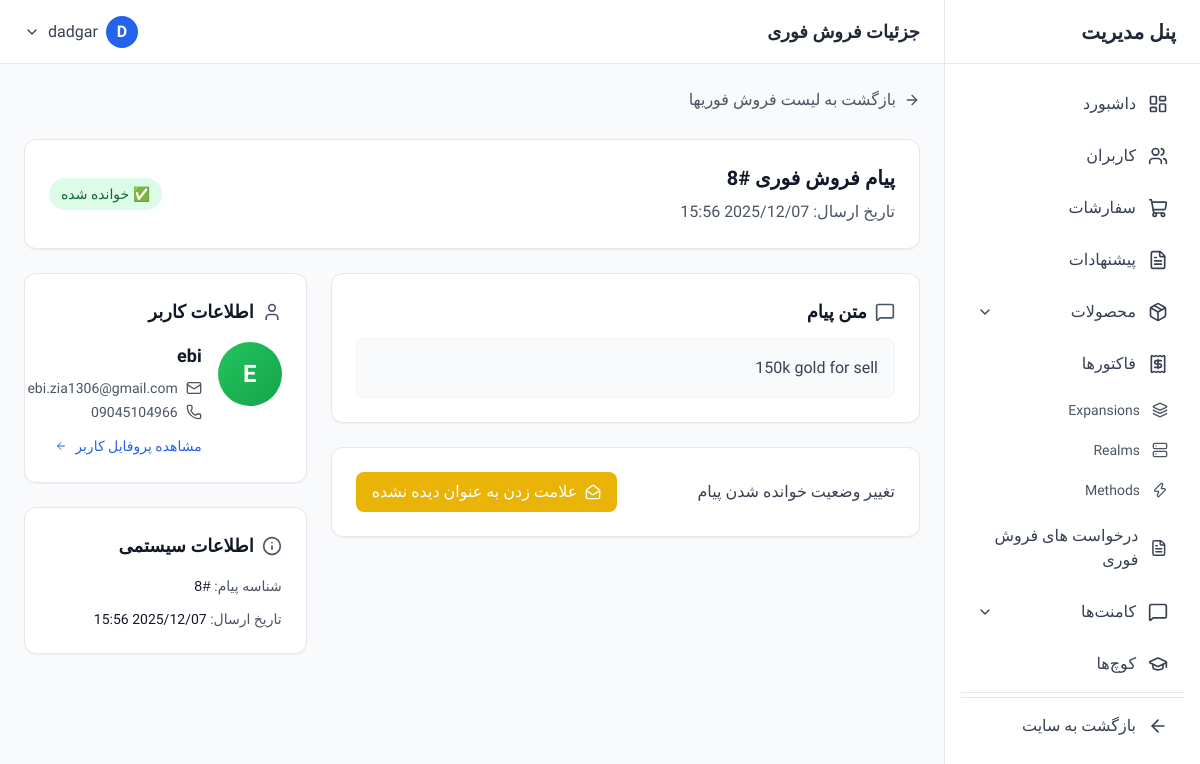
The app's page /dashboard/fastsell/8/ (signed in) with its own data.
### account/models.py (models this page shows, shortened)
class User(AbstractUser):
    email = models.EmailField('Email Address', unique=True)
    phone = models.CharField('Phone Number', max_length=15)
    discord_id = models.CharField('Discord ID', max_length=255)
    last_activation_email_sent = models.DateTimeField(null=True, blank=True)

### core/models.py (models this page shows, shortened)
class FastSell(models.Model):
    user = models.ForeignKey(User, on_delete=models.CASCADE, verbose_name="کاربر")
    text = models.TextField("متن پیام")
    created_at = models.DateTimeField(auto_now_add=True, verbose_name="تاریخ ارسال")
    is_read = models.BooleanField(default=False)

### dashboard/views.py (the view)
# urls.py: path('fastsell/<int:pk>/', views.fastsell_detail, name='fastsell_detail'),
@login_required
@user_passes_test(is_admin)
def fastsell_detail(request, pk):
    fastsell = get_object_or_404(FastSell.objects.select_related('user'), pk=pk)
    context = {
        'fastsell': fastsell,
    }
    return render(request, 'dashboard/fastsell/detail.html', context)

### dashboard/views.py (called while the page is built)
def is_admin(user):
    return user.is_staff or user.is_superuser

### dashboard/templates/dashboard/fastsell/detail.html (shortened to what this page needs)
{% extends 'dashboard/base.html' %}
{% block page_title %}جزئیات فروش فوری{% endblock %}
{% block content %}
<div class="space-y-6">
    <div>
        <a href="{% url 'dashboard:fastsell_list' %}" class="inline-flex items-center gap-2 text-gray-600 hover:text-gray-900 transition-colors">
            <i data-lucide="arrow-right" class="w-4 h-4"></i>
            <span>بازگشت به لیست فروش فوریها</span>
        </a>
    </div>
    <div class="bg-white rounded-xl shadow-sm border border-gray-200 p-6">
        <div class="flex items-center justify-between">
            <div>
                <h3 class="text-xl font-bold text-gray-900 mb-2">پیام فروش فوری #{{ fastsell.pk }}</h3>
                <p class="text-gray-600">تاریخ ارسال: {{ fastsell.created_at|date:"Y/m/d H:i" }}</p>
            </div>
            <div class="text-right">
                <span class="inline-flex items-center px-3 py-1.5 rounded-full text-sm font-medium
                    {% if fastsell.is_read %}bg-green-100 text-green-800
                    {% else %}bg-red-100 text-red-800{% endif %}">
                    {% if fastsell.is_read %}
                        ✅ خوانده شده
                    {% else %}
                        ❌ خوانده نشده (جدید)
                    {% endif %}
                </span>
            </div>
        </div>
    </div>
    <div class="grid grid-cols-1 lg:grid-cols-3 gap-6">
        <div class="lg:col-span-2 space-y-6">
            <div class="bg-white rounded-xl shadow-sm border border-gray-200 p-6">
                <h3 class="text-lg font-semibold text-gray-900 mb-3 flex items-center gap-2">
                    <i data-lucide="message-square" class="w-5 h-5 text-gray-600"></i>
                    متن پیام
                </h3>
                <div class="p-4 bg-gray-50 border border-gray-100 rounded-lg">
                    <p class="text-gray-700 whitespace-pre-wrap leading-relaxed">{{ fastsell.text }}</p>
                </div>
            </div>
            <div class="bg-white rounded-xl shadow-sm border border-gray-200 p-6 flex justify-between items-center">
                <h4 class="font-medium text-gray-700">تغییر وضعیت خوانده شدن پیام</h4>
                <form method="POST" action="{% url 'dashboard:fastsell_toggle_read' pk=fastsell.pk %}">
                    <button type="submit" class="inline-flex items-center gap-2 px-4 py-2 rounded-lg
                        {% if fastsell.is_read %}
                            bg-yellow-500 text-white hover:bg-yellow-600 transition-colors
                        {% else %}
                            bg-green-600 text-white hover:bg-green-700 transition-colors
                        {% endif %}">
                        {% if fastsell.is_read %}
                            <i data-lucide="mail-open" class="w-4 h-4"></i>
                            <span>علامت زدن به عنوان دیده نشده</span>
                        {% else %}
                            <i data-lucide="check-circle" class="w-4 h-4"></i>
                            <span>علامت زدن به عنوان دیده شده</span>
                        {% endif %}
                    </button>
                </form>
            </div>
            </div>
        <div class="space-y-6">
            <div class="bg-white rounded-xl shadow-sm border border-gray-200 p-6">
                <h3 class="text-lg font-semibold text-gray-900 mb-4 flex items-center gap-2">
                    <i data-lucide="user" class="w-5 h-5 text-gray-600"></i>
                    اطلاعات کاربر
                </h3>
                <div class="flex items-start gap-4">
                    <div class="w-16 h-16 bg-gradient-to-br from-green-500 to-green-600 rounded-full flex items-center justify-center text-white text-2xl font-bold flex-shrink-0">
                        {{ fastsell.user.username|slice:":1"|upper }}
                    </div>
                    <div class="flex-1">
                        <h4 class="font-semibold text-gray-900 text-lg">{{ fastsell.user.username }}</h4>
                        <div class="mt-2 space-y-1">
                            <p class="text-sm text-gray-600 flex items-center gap-2">
                                <i data-lucide="mail" class="w-4 h-4"></i>
                                {{ fastsell.user.email }}
                            </p>
                            {% if fastsell.user.phone %}
                            <p class="text-sm text-gray-600 flex items-center gap-2">
                                <i data-lucide="phone" class="w-4 h-4"></i>
                                {{ fastsell.user.phone }}
                            </p>
                            {% endif %}
                        </div>
                        <div class="mt-3">
                            <a href="{% url 'dashboard:user_detail' fastsell.user.pk %}" class="inline-flex items-center gap-2 text-sm text-blue-600 hover:text-blue-700">
                                مشاهده پروفایل کاربر
                                <i data-lucide="arrow-left" class="w-3 h-3"></i>
                            </a>
                        </div>
                    </div>
                </div>
            </div>
            <div class="bg-white rounded-xl shadow-sm border border-gray-200 p-6">
                <h3 class="text-lg font-semibold text-gray-900 mb-4 flex items-center gap-2">
                    <i data-lucide="info" class="w-5 h-5 text-gray-600"></i>
                    اطلاعات سیستمی
                </h3>
                <div class="space-y-3 text-sm">
                    <div>
                        <span class="text-gray-600">شناسه پیام:</span>
                        <span class="font-mono font-medium text-gray-900">#{{ fastsell.id }}</span>
                    </div>
                    <div>
                        <span class="text-gray-600">تاریخ ارسال:</span>
                        <span class="font-medium text-gray-900">{{ fastsell.created_at|date:"Y/m/d H:i" }}</span>
                    </div>
                </div>
            </div>
        </div>
    </div>
</div>
{% endblock %}

### dashboard/templates/dashboard/base.html (shortened to what this page needs)
<!DOCTYPE html>
<html lang="fa" dir="rtl">
<head>
    <script src="https://cdn.tailwindcss.com"></script>
</head>
<body class="bg-gray-50" x-data="{ sidebarOpen: true, mobileMenuOpen: false }">
    <aside
        :class="sidebarOpen ? 'translate-x-0' : 'translate-x-full'"
        class="fixed right-0 top-0 z-40 h-screen w-64 bg-white border-l border-gray-200 transition-transform duration-300 ease-in-out lg:translate-x-0"
    >
        <div class="flex items-center justify-between h-16 px-6 border-b border-gray-200">
            <h1 class="text-xl font-bold text-gray-800">پنل مدیریت</h1>
        </div>
<nav class="p-4 space-y-1 overflow-y-auto h-[calc(100vh-64px)]">
    <a href="{% url 'dashboard:home' %}" class="flex items-center gap-3 px-4 py-3 text-gray-700 rounded-lg hover:bg-blue-50 hover:text-blue-600 transition-colors">
        <i data-lucide="layout-dashboard" class="w-5 h-5"></i>
        <span>داشبورد</span>
    </a>
    <a href="{% url 'dashboard:user_list' %}" class="flex items-center gap-3 px-4 py-3 text-gray-700 rounded-lg hover:bg-blue-50 hover:text-blue-600 transition-colors">
        <i data-lucide="users" class="w-5 h-5"></i>
        <span>کاربران</span>
    </a>
    <a href="{% url 'dashboard:order_list' %}" class="flex items-center gap-3 px-4 py-3 text-gray-700 rounded-lg hover:bg-blue-50 hover:text-blue-600 transition-colors">
        <i data-lucide="shopping-cart" class="w-5 h-5"></i>
        <span>سفارشات</span>
    </a>
    <a href="{% url 'dashboard:offer_list' %}" class="flex items-center gap-3 px-4 py-3 text-gray-700 rounded-lg hover:bg-blue-50 hover:text-blue-600 transition-colors">
        <i data-lucide="file-text" class="w-5 h-5"></i>
        <span>پیشنهادات</span>
    </a>
    <div x-data="{ open: false }">
        <button @click="open = !open" class="w-full flex items-center justify-between gap-3 px-4 py-3 text-gray-700 rounded-lg hover:bg-blue-50 hover:text-blue-600 transition-colors">
            <div class="flex items-center gap-3">
                <i data-lucide="package" class="w-5 h-5"></i>
                <span>محصولات</span>
            </div>
            <i data-lucide="chevron-down" class="w-4 h-4" :class="{ 'rotate-180': open }"></i>
        </button>
    </div>
    <a href="{% url 'dashboard:invoice_list' %}" class="flex items-center gap-3 px-4 py-3 text-gray-700 rounded-lg hover:bg-blue-50 hover:text-blue-600 transition-colors">
        <i data-lucide="receipt" class="w-5 h-5"></i>
        <span>فاکتورها</span>
    </a>
    <a href="{% url 'dashboard:expansion_list' %}" class="flex items-center gap-3 px-4 py-2 text-sm text-gray-600 rounded-lg hover:bg-blue-50 hover:text-blue-600 transition-colors">
        <i data-lucide="layers" class="w-4 h-4"></i>
        <span>Expansions</span>
    </a>
    <a href="{% url 'dashboard:realm_list' %}" class="flex items-center gap-3 px-4 py-2 text-sm text-gray-600 rounded-lg hover:bg-blue-50 hover:text-blue-600 transition-colors">
        <i data-lucide="server" class="w-4 h-4"></i>
        <span>Realms</span>
    </a>
    <a href="{% url 'dashboard:method_list' %}" class="flex items-center gap-3 px-4 py-2 text-sm text-gray-600 rounded-lg hover:bg-blue-50 hover:text-blue-600 transition-colors">
        <i data-lucide="zap" class="w-4 h-4"></i>
        <span>Methods</span>
    </a>
    <a href="{% url 'dashboard:fastsell_list' %}" class="flex items-center gap-3 px-4 py-3 text-gray-700 rounded-lg hover:bg-blue-50 hover:text-blue-600 transition-colors">
        <i data-lucide="file-text" class="w-5 h-5"></i>
        <span>درخواست های فروش فوری</span>
    </a>
    <div x-data="{ open: false }">
        <button @click="open = !open" class="w-full flex items-center justify-between gap-3 px-4 py-3 text-gray-700 rounded-lg hover:bg-blue-50 hover:text-blue-600 transition-colors">
            <div class="flex items-center gap-3">
                <i data-lucide="message-square" class="w-5 h-5"></i>
                <span>کامنت‌ها</span>
            </div>
            <i data-lucide="chevron-down" class="w-4 h-4" :class="{ 'rotate-180': open }"></i>
        </button>
    </div>
    <a href="{% url 'dashboard:coach_list' %}" class="flex items-center gap-3 px-4 py-3 text-gray-700 rounded-lg hover:bg-blue-50 hover:text-blue-600 transition-colors">
        <i data-lucide="graduation-cap" class="w-5 h-5"></i>
        <span>کوچ‌ها</span>
    </a>
    <hr class="my-4 border-gray-200">
    <hr class="my-4 border-gray-200">
    <a href="/" class="flex items-center gap-3 px-4 py-3 text-gray-700 rounded-lg hover:bg-gray-100 transition-colors">
        <i data-lucide="arrow-left" class="w-5 h-5"></i>
        <span>بازگشت به سایت</span>
    </a>
</nav>
    </aside>
    <div class="lg:mr-64">
        <header class="bg-white border-b border-gray-200 h-16 flex items-center justify-between px-6 sticky top-0 z-30">
            <div class="flex items-center gap-4">
                <h2 class="text-lg font-semibold text-gray-800">{% block page_title %}داشبورد{% endblock %}</h2>
            </div>
            <div class="flex items-center gap-4" x-data="{ open: false }">
                <div class="relative">
                    <button @click="open = !open" class="flex items-center gap-2 text-gray-700 hover:text-gray-900">
                        <div class="w-8 h-8 rounded-full bg-blue-600 flex items-center justify-center text-white font-semibold">
                            {{ request.user.username|slice:":1"|upper }}
                        </div>
                        <span class="hidden md:block">{{ request.user.username }}</span>
                        <i data-lucide="chevron-down" class="w-4 h-4"></i>
                    </button>
                </div>
            </div>
        </header>
        <main class="p-6">
            {% block content %}{% endblock %}
        </main>
    </div>
</body>
</html>

### dashboard/templates/dashboard/base.html (style rules this page uses)
body { font-family: 'Vazirmatn', sans-serif; }

### records on screen
User: user.username "D", user.username "dadgar"
FastSell: pk "8", created_at "2025/12/07 15:56", text "150k gold for sell", user.username "E", user.username "ebi", user.email "ebi.zia1306@gmail.com", user.phone "09045104966", id "8"
